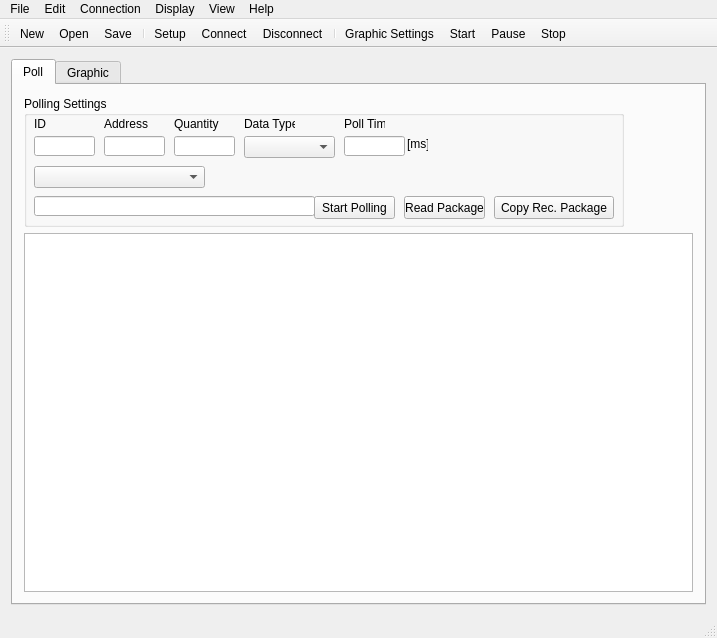
<?xml version="1.0" encoding="UTF-8"?>
<ui version="4.0">
 <class>MainWindow</class>
 <widget class="QMainWindow" name="MainWindow">
  <property name="geometry">
   <rect>
    <x>0</x>
    <y>0</y>
    <width>717</width>
    <height>638</height>
   </rect>
  </property>
  <property name="minimumSize">
   <size>
    <width>632</width>
    <height>638</height>
   </size>
  </property>
  <property name="windowTitle">
   <string>MainWindow</string>
  </property>
  <widget class="QWidget" name="centralWidget">
   <layout class="QGridLayout" name="gridLayout_5">
    <item row="0" column="0">
     <widget class="QTabWidget" name="tabWidget">
      <property name="sizePolicy">
       <sizepolicy hsizetype="Preferred" vsizetype="Preferred">
        <horstretch>0</horstretch>
        <verstretch>0</verstretch>
       </sizepolicy>
      </property>
      <property name="currentIndex">
       <number>0</number>
      </property>
      <widget class="QWidget" name="tab">
       <attribute name="title">
        <string>Poll</string>
       </attribute>
       <layout class="QGridLayout" name="gridLayout_3">
        <item row="0" column="0">
         <layout class="QGridLayout" name="gridLayout_4">
          <item row="0" column="0">
           <widget class="QGroupBox" name="groupBox">
            <property name="minimumSize">
             <size>
              <width>511</width>
              <height>131</height>
             </size>
            </property>
            <property name="maximumSize">
             <size>
              <width>600</width>
              <height>131</height>
             </size>
            </property>
            <property name="title">
             <string>Polling Settings</string>
            </property>
            <widget class="QLineEdit" name="Add_lineEdit">
             <property name="geometry">
              <rect>
               <x>80</x>
               <y>40</y>
               <width>61</width>
               <height>20</height>
              </rect>
             </property>
            </widget>
            <widget class="QLabel" name="label">
             <property name="geometry">
              <rect>
               <x>10</x>
               <y>20</y>
               <width>21</width>
               <height>16</height>
              </rect>
             </property>
             <property name="text">
              <string>ID</string>
             </property>
            </widget>
            <widget class="QPushButton" name="pushButton">
             <property name="geometry">
              <rect>
               <x>290</x>
               <y>100</y>
               <width>81</width>
               <height>23</height>
              </rect>
             </property>
             <property name="text">
              <string>Start Polling</string>
             </property>
            </widget>
            <widget class="QComboBox" name="DataTypecomboBox">
             <property name="geometry">
              <rect>
               <x>220</x>
               <y>40</y>
               <width>91</width>
               <height>22</height>
              </rect>
             </property>
            </widget>
            <widget class="QLabel" name="label_2">
             <property name="geometry">
              <rect>
               <x>80</x>
               <y>20</y>
               <width>51</width>
               <height>16</height>
              </rect>
             </property>
             <property name="text">
              <string>Address</string>
             </property>
            </widget>
            <widget class="QLineEdit" name="PollTimelineEdit">
             <property name="geometry">
              <rect>
               <x>320</x>
               <y>40</y>
               <width>61</width>
               <height>20</height>
              </rect>
             </property>
             <property name="inputMethodHints">
              <set>Qt::ImhNone</set>
             </property>
            </widget>
            <widget class="QLineEdit" name="Qua_lineEdit">
             <property name="geometry">
              <rect>
               <x>150</x>
               <y>40</y>
               <width>61</width>
               <height>20</height>
              </rect>
             </property>
            </widget>
            <widget class="QLabel" name="label_4">
             <property name="geometry">
              <rect>
               <x>220</x>
               <y>20</y>
               <width>51</width>
               <height>16</height>
              </rect>
             </property>
             <property name="text">
              <string>Data Type</string>
             </property>
            </widget>
            <widget class="QLineEdit" name="ID_lineEdit">
             <property name="geometry">
              <rect>
               <x>10</x>
               <y>40</y>
               <width>61</width>
               <height>20</height>
              </rect>
             </property>
            </widget>
            <widget class="QLineEdit" name="res_lineEdit">
             <property name="geometry">
              <rect>
               <x>10</x>
               <y>100</y>
               <width>281</width>
               <height>20</height>
              </rect>
             </property>
            </widget>
            <widget class="QLabel" name="label_3">
             <property name="geometry">
              <rect>
               <x>150</x>
               <y>20</y>
               <width>51</width>
               <height>16</height>
              </rect>
             </property>
             <property name="text">
              <string>Quantity</string>
             </property>
            </widget>
            <widget class="QPushButton" name="pushButton_2">
             <property name="geometry">
              <rect>
               <x>380</x>
               <y>100</y>
               <width>81</width>
               <height>23</height>
              </rect>
             </property>
             <property name="text">
              <string>Read Package</string>
             </property>
            </widget>
            <widget class="QComboBox" name="comboBox">
             <property name="geometry">
              <rect>
               <x>10</x>
               <y>70</y>
               <width>171</width>
               <height>22</height>
              </rect>
             </property>
            </widget>
            <widget class="QLabel" name="label_5">
             <property name="geometry">
              <rect>
               <x>320</x>
               <y>20</y>
               <width>41</width>
               <height>16</height>
              </rect>
             </property>
             <property name="text">
              <string>Poll Time</string>
             </property>
            </widget>
            <widget class="QLabel" name="label_6">
             <property name="geometry">
              <rect>
               <x>383</x>
               <y>40</y>
               <width>21</width>
               <height>16</height>
              </rect>
             </property>
             <property name="text">
              <string>[ms]</string>
             </property>
            </widget>
            <widget class="QPushButton" name="pushButton_3">
             <property name="geometry">
              <rect>
               <x>470</x>
               <y>100</y>
               <width>120</width>
               <height>23</height>
              </rect>
             </property>
             <property name="text">
              <string extracomment="Copy Received Package to Clipboard">Copy Rec. Package</string>
             </property>
            </widget>
           </widget>
          </item>
          <item row="1" column="0">
           <widget class="QTableWidget" name="tableWidget"/>
          </item>
         </layout>
        </item>
       </layout>
      </widget>
      <widget class="QWidget" name="tab_2">
       <attribute name="title">
        <string>Graphic</string>
       </attribute>
       <layout class="QGridLayout" name="gridLayout">
        <item row="0" column="0">
         <layout class="QGridLayout" name="gridLayout_2">
          <item row="1" column="0">
           <widget class="QSlider" name="horizontalSlider">
            <property name="orientation">
             <enum>Qt::Horizontal</enum>
            </property>
           </widget>
          </item>
          <item row="0" column="0">
           <widget class="QCustomPlot" name="plot" native="true">
            <property name="sizePolicy">
             <sizepolicy hsizetype="Preferred" vsizetype="MinimumExpanding">
              <horstretch>0</horstretch>
              <verstretch>0</verstretch>
             </sizepolicy>
            </property>
           </widget>
          </item>
         </layout>
        </item>
       </layout>
      </widget>
     </widget>
    </item>
   </layout>
  </widget>
  <widget class="QMenuBar" name="menuBar">
   <property name="geometry">
    <rect>
     <x>0</x>
     <y>0</y>
     <width>717</width>
     <height>21</height>
    </rect>
   </property>
   <widget class="QMenu" name="menuFile">
    <property name="title">
     <string>File</string>
    </property>
    <addaction name="actionNew"/>
    <addaction name="actionOpen"/>
    <addaction name="actionSave"/>
   </widget>
   <widget class="QMenu" name="menuEdit">
    <property name="title">
     <string>Edit</string>
    </property>
   </widget>
   <widget class="QMenu" name="menuConnection">
    <property name="title">
     <string>Connection</string>
    </property>
    <addaction name="actionSetup_Connection"/>
    <addaction name="actionDisconnect"/>
    <addaction name="actionSetup"/>
   </widget>
   <widget class="QMenu" name="menuDisplay">
    <property name="title">
     <string>Display</string>
    </property>
    <addaction name="actionOne_Register_Graphical_View"/>
    <addaction name="actionGraphical_View_for_a_Register"/>
    <addaction name="actionStart"/>
    <addaction name="actionPause"/>
    <addaction name="actionContinue"/>
   </widget>
   <widget class="QMenu" name="menuView">
    <property name="title">
     <string>View</string>
    </property>
   </widget>
   <widget class="QMenu" name="menuHelp">
    <property name="title">
     <string>Help</string>
    </property>
    <addaction name="actionAbout"/>
    <addaction name="actionAbout_2"/>
   </widget>
   <addaction name="menuFile"/>
   <addaction name="menuEdit"/>
   <addaction name="menuConnection"/>
   <addaction name="menuDisplay"/>
   <addaction name="menuView"/>
   <addaction name="menuHelp"/>
  </widget>
  <widget class="QStatusBar" name="statusBar"/>
  <widget class="QToolBar" name="mainToolBar">
   <attribute name="toolBarArea">
    <enum>TopToolBarArea</enum>
   </attribute>
   <attribute name="toolBarBreak">
    <bool>false</bool>
   </attribute>
   <addaction name="actionNew"/>
   <addaction name="actionOpen"/>
   <addaction name="actionSave"/>
   <addaction name="separator"/>
   <addaction name="actionSetup"/>
   <addaction name="actionSetup_Connection"/>
   <addaction name="actionDisconnect"/>
   <addaction name="separator"/>
   <addaction name="actionOne_Register_Graphical_View"/>
   <addaction name="actionStart"/>
   <addaction name="actionPause"/>
   <addaction name="actionContinue"/>
  </widget>
  <action name="actionAbout">
   <property name="text">
    <string>Help</string>
   </property>
  </action>
  <action name="actionAbout_2">
   <property name="text">
    <string>About</string>
   </property>
  </action>
  <action name="actionSetup_Connection">
   <property name="icon">
    <iconset resource="images.qrc">
     <normaloff>:/images/connect.ico</normaloff>:/images/connect.ico</iconset>
   </property>
   <property name="text">
    <string>Connect</string>
   </property>
  </action>
  <action name="actionNew">
   <property name="icon">
    <iconset resource="images.qrc">
     <normaloff>:/images/document empty.ico</normaloff>:/images/document empty.ico</iconset>
   </property>
   <property name="text">
    <string>New</string>
   </property>
  </action>
  <action name="actionOpen">
   <property name="icon">
    <iconset resource="images.qrc">
     <normaloff>:/images/folder.ico</normaloff>:/images/folder.ico</iconset>
   </property>
   <property name="text">
    <string>Open</string>
   </property>
  </action>
  <action name="actionDisconnect">
   <property name="icon">
    <iconset resource="images.qrc">
     <normaloff>:/images/disconnect.ico</normaloff>:/images/disconnect.ico</iconset>
   </property>
   <property name="text">
    <string>Disconnect</string>
   </property>
  </action>
  <action name="actionSetup">
   <property name="icon">
    <iconset resource="images.qrc">
     <normaloff>:/images/setting tools.ico</normaloff>:/images/setting tools.ico</iconset>
   </property>
   <property name="text">
    <string>Setup</string>
   </property>
  </action>
  <action name="actionSave">
   <property name="icon">
    <iconset resource="images.qrc">
     <normaloff>:/images/disk.ico</normaloff>:/images/disk.ico</iconset>
   </property>
   <property name="text">
    <string>Save</string>
   </property>
  </action>
  <action name="actionOne_Register_Graphical_View">
   <property name="icon">
    <iconset resource="images.qrc">
     <normaloff>:/images/graph.png</normaloff>:/images/graph.png</iconset>
   </property>
   <property name="text">
    <string>Graphic Settings</string>
   </property>
  </action>
  <action name="actionGraphical_View_for_a_Register">
   <property name="icon">
    <iconset resource="images.qrc">
     <normaloff>:/images/graph.png</normaloff>:/images/graph.png</iconset>
   </property>
   <property name="text">
    <string>Graphical View for a Register</string>
   </property>
  </action>
  <action name="actionStart">
   <property name="icon">
    <iconset resource="images.qrc">
     <normaloff>:/images/play.png</normaloff>:/images/play.png</iconset>
   </property>
   <property name="text">
    <string>Start</string>
   </property>
   <property name="toolTip">
    <string>Start Drawing</string>
   </property>
  </action>
  <action name="actionPause">
   <property name="icon">
    <iconset resource="images.qrc">
     <normaloff>:/images/pause.png</normaloff>:/images/pause.png</iconset>
   </property>
   <property name="text">
    <string>Pause</string>
   </property>
   <property name="toolTip">
    <string>Pause Drawing</string>
   </property>
  </action>
  <action name="actionContinue">
   <property name="icon">
    <iconset resource="images.qrc">
     <normaloff>:/images/stop.png</normaloff>:/images/stop.png</iconset>
   </property>
   <property name="text">
    <string>Stop</string>
   </property>
   <property name="toolTip">
    <string>Stop Drawing</string>
   </property>
  </action>
 </widget>
 <layoutdefault spacing="6" margin="11"/>
 <customwidgets>
  <customwidget>
   <class>QCustomPlot</class>
   <extends>QWidget</extends>
   <header>qcustomplot.h</header>
   <container>1</container>
  </customwidget>
 </customwidgets>
 <resources>
  <include location="images.qrc"/>
 </resources>
 <connections/>
</ui>
